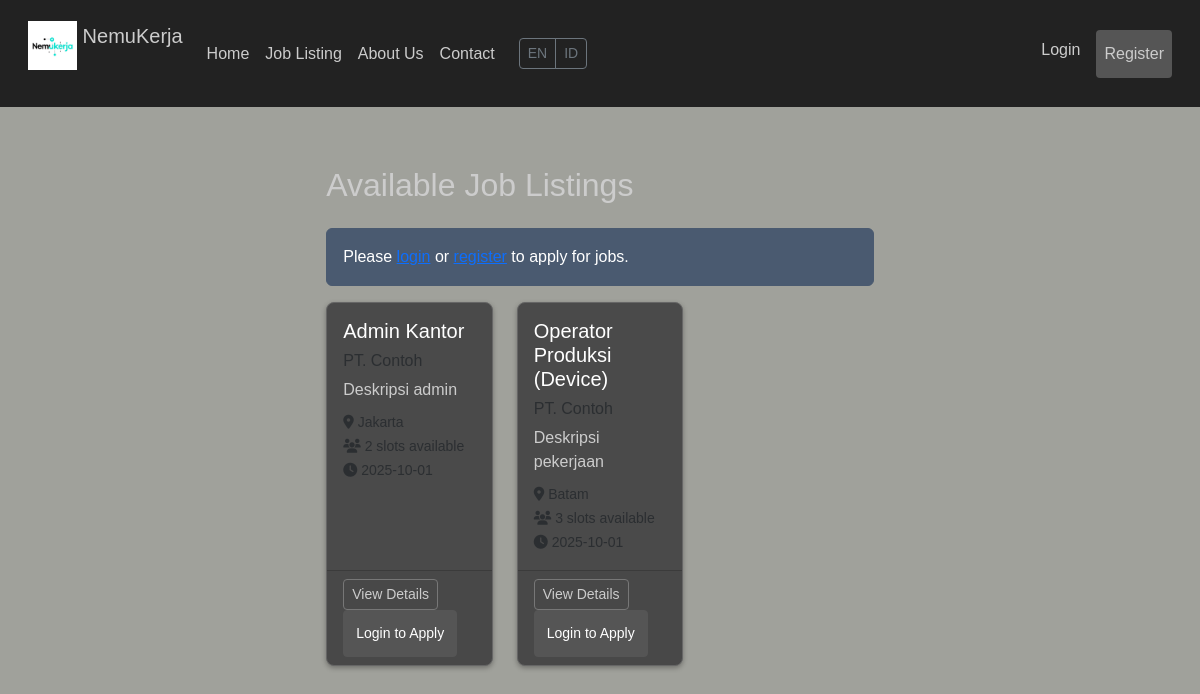
Page /dashboard on the earlier database version.
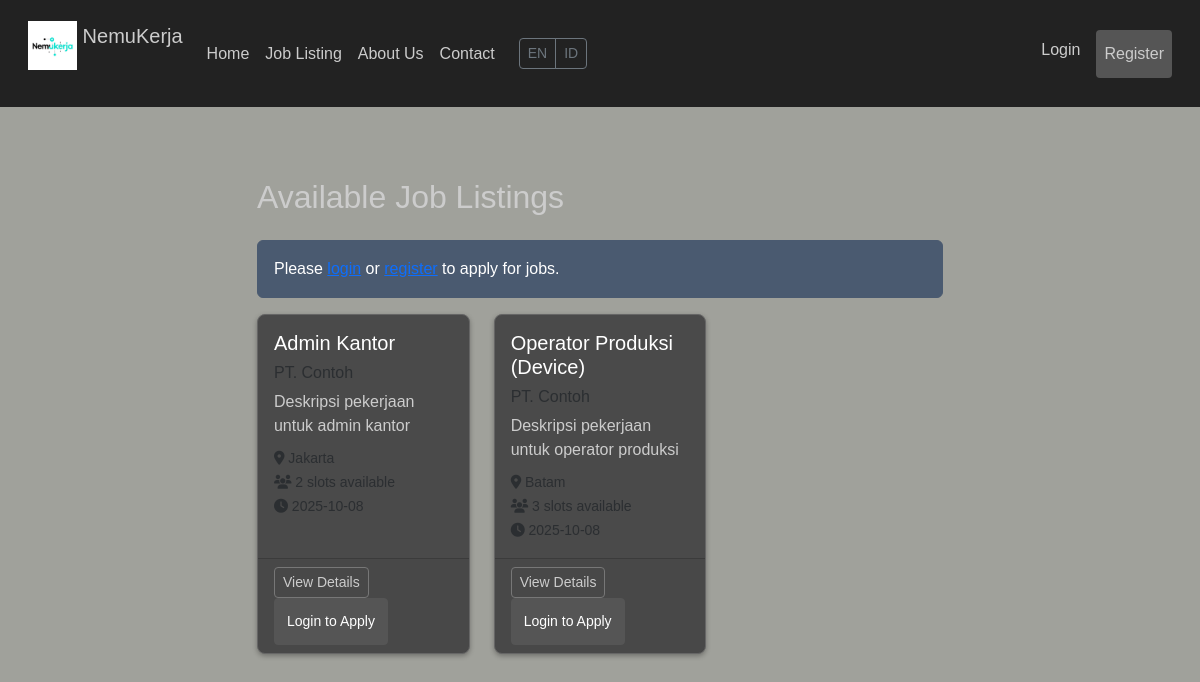
Same page on the later database version.
### models.py (models this page shows)
class Job(db.Model):
    __tablename__ = 'job'
    __table_args__ = {'extend_existing': True}
    id = db.Column(db.Integer, primary_key=True)
    title = db.Column(db.String(100), nullable=False)
    location = db.Column(db.String(100), nullable=False)
    description = db.Column(db.Text, nullable=False)
    slots = db.Column(db.Integer, nullable=False)
    is_open = db.Column(db.Boolean, default=True)
    company_id = db.Column(db.Integer, db.ForeignKey('company.id'), nullable=False)
    created_at = db.Column(db.DateTime, default=datetime.utcnow)
    applications = db.relationship('Application', backref='job', lazy=True)

class Company(db.Model):
    __tablename__ = 'company'
    __table_args__ = {'extend_existing': True}
    id = db.Column(db.Integer, primary_key=True)
    user_id = db.Column(db.Integer, db.ForeignKey('user.id'), nullable=False)
    company_name = db.Column(db.String(100), nullable=False)
    description = db.Column(db.Text)
    website = db.Column(db.String(200))
    created_at = db.Column(db.DateTime, default=datetime.utcnow)
    jobs = db.relationship('Job', backref='company', lazy=True)

### app.py (the view)
    @app.route('/dashboard')
    def dashboard():
        if current_user.is_authenticated:
            if current_user.role == 'company':
                co = Company.query.filter_by(user_id=current_user.id).first()
                if not co:
                    flash('Please complete your company profile first.', 'warning')
                    return redirect(url_for('company_profile'))
                jobs = co.jobs if co else []
                total_jobs = len(jobs)
                open_jobs = len([job for job in jobs if job.is_open])
                total_applications = sum(len(job.applications) for job in jobs)
                recent_applications = Application.query.join(Job).filter(Job.company_id == co.id).order_by(Application.applied_at.desc()).limit(5).all()
                return render_template('dashboard_company.html',
                                    jobs=jobs,
                                    company=co,
                                    total_jobs=total_jobs,
                                    open_jobs=open_jobs,
                                    total_applications=total_applications,
                                    recent_applications=recent_applications)
            elif current_user.role == 'admin':
                return redirect(url_for('admin_dashboard'))
            else:
                jobs = Job.query.filter_by(is_open=True).order_by(Job.created_at.desc()).all()
                return render_template('dashboard_user.html', jobs=jobs, guest=False)
        else:
            jobs = Job.query.filter_by(is_open=True).order_by(Job.created_at.desc()).all()
            return render_template('dashboard_user.html', jobs=jobs, guest=True)

### templates/dashboard_user.html (shortened to what this page needs)
{% extends "base.html" %}
{% block content %}
    <h2>Available Job Listings</h2>
    {% if guest %}
    <div class="alert alert-info">
        Please <a href="{{ url_for('login') }}">login</a> or <a href="{{ url_for('register') }}">register</a> to apply for jobs.
    </div>
    {% endif %}
    <div class="row">
        {% for job in jobs %}
        <div class="col-md-6 col-lg-4 mb-4">
            <div class="card h-100">
                <div class="card-body">
                    <h5 class="card-title">{{ job.title }}</h5>
                    <h6 class="card-subtitle mb-2 text-muted">{{ job.company.company_name }}</h6>
                    <p class="card-text">{{ job.description[:100] }}{% if job.description|length > 100 %}...{% endif %}</p>
                    <p class="card-text">
                        <small class="text-muted">
                            <i class="fas fa-map-marker-alt"></i> {{ job.location }}<br>
                            <i class="fas fa-users"></i> {{ job.slots }} slots available<br>
                            <i class="fas fa-clock"></i> {{ job.created_at.strftime('%Y-%m-%d') }}
                        </small>
                    </p>
                </div>
                <div class="card-footer">
                    <button type="button" class="btn btn-outline-primary btn-sm"
                            onclick="showJobDetail('{{ job.id }}')">
                        View Details
                    </button>
                    {% if not guest and (current_user.role == 'user') %}
                    <a href="{{ url_for('apply', job_id=job.id) }}" class="btn btn-primary btn-sm">Apply Now</a>
                    {% elif guest %}
                    <a href="{{ url_for('login') }}" class="btn btn-primary btn-sm">Login to Apply</a>
                    {% endif %}
                </div>
            </div>
        </div>
        {% else %}
        <div class="col-12">
            <div class="alert alert-info">
                No jobs available at the moment.
            </div>
        </div>
        {% endfor %}
    </div>
{% endblock %}

### templates/base.html (shortened to what this page needs)
<!DOCTYPE html>
<html lang="en">
<head>
    <link href="https://cdn.jsdelivr.net/npm/bootstrap@5.3.2/dist/css/bootstrap.min.css" rel="stylesheet">
    <link rel="stylesheet" href="{{ url_for('static', filename='style.css') }}">
    <link rel="stylesheet" href="https://cdnjs.cloudflare.com/ajax/libs/font-awesome/6.4.0/css/all.min.css">
</head>
<body>
    <nav class="navbar navbar-expand-lg fixed-top">
        <div class="container-fluid">
            <a class="navbar-brand" href="{{ url_for('index') }}">
                <img src="{{ url_for('static', filename='images/logopeb.png') }}" alt="NemuKerja Logo" width="49" height="49" class="d-inline-block align-top">
                NemuKerja
            </a>
            <div class="collapse navbar-collapse justify-content-center" id="navbarNav">
                <ul class="navbar-nav">
                    <li class="nav-item">
                        <a class="nav-link" href="{{ url_for('index') }}">Home</a>
                    </li>
                    <li class="nav-item">
                        <a class="nav-link" href="{{ url_for('dashboard') }}">Job Listing</a>
                    </li>
                    <li class="nav-item">
                        <a class="nav-link" href="{{ url_for('about') }}">About Us</a>
                    </li>
                    <li class="nav-item">
                        <a class="nav-link" href="{{ url_for('contact') }}">Contact</a>
                    </li>
                </ul>
                <div class="btn-group flagselection ms-3">
                    <button class="btn btn-sm btn-outline-secondary">EN</button>
                    <button class="btn btn-sm btn-outline-secondary">ID</button>
                </div>
                <ul class="navbar-nav ms-auto">
                    {% if current_user.is_authenticated %}
                        {% if current_user.role == 'admin' %}
                            <li class="nav-item">
                                <a class="nav-link" href="{{ url_for('admin_dashboard') }}">Admin Dashboard</a>
                            </li>
                        {% endif %}
                        <li class="nav-item">
                            <a class="nav-link" href="{{ url_for('dashboard') }}">Dashboard ({{ current_user.name }})</a>
                        </li>
                        <li class="nav-item">
                            <a class="nav-link btn btn-outline-danger" href="{{ url_for('logout') }}">Logout</a>
                        </li>
                    {% else %}
                        <li class="nav-item">
                            <a class="nav-link btn btn-outline-primary me-2" href="{{ url_for('login') }}">Login</a>
                        </li>
                        <li class="nav-item">
                            <a class="nav-link btn btn-primary" href="{{ url_for('register') }}">Register</a>
                        </li>
                    {% endif %}
                </ul>
            </div>
        </div>
    </nav>
    <main class="main-content">
        {% block content %}{% endblock %}
    </main>
</body>
</html>

### static/style.css (style rules this page uses)
body { background-color: #A0A19B; font-family: Arial, sans-serif; display: flex; justify-content: center; align-items: center; min-height: 100vh; margin: 0; color: #ffffff; }
h2, h3 { color: #cccccc; margin-bottom: 1.5rem; }
img { margin-bottom: 1rem; background-color: #555555; }
.btn-primary { background-color: #555555; border-color: #555555; padding: 0.75rem; border-radius: 4px; color: #ffffff; }
.btn-outline-primary { border-color: #777777; color: #cccccc; }
.alert { margin-bottom: 1rem; background-color: #555555; color: #ffffff; border-color: #666666; }
.alert-info { background-color: #4a5a70; border-color: #4a5a70; }
.card { border: 1px solid #666666; border-radius: 8px; box-shadow: 0 2px 5px rgba(0, 0, 0, 0.3); background-color: #4a4a4a; }
.card-body { padding: 1rem; }
.card-title { margin-bottom: 0.75rem; color: #ffffff; }
.card-text { margin-bottom: 0.5rem; color: #cccccc; }
.navbar { background-color: #222222; padding: 1rem; }
.navbar-brand, .nav-link { color: #cccccc !important; }
body { padding-top: 56px; }

Differences in the rows shown:
changed Job "Admin Kantor": description "Deskripsi admin" → "Deskripsi pekerjaan untuk admin kantor"; created_at "2025-10-01" → "2025-10-08"
changed Job "Operator Produksi (Device)": description "Deskripsi pekerjaan" → "Deskripsi pekerjaan untuk operator produksi"; created_at "2025-10-01" → "2025-10-08"
